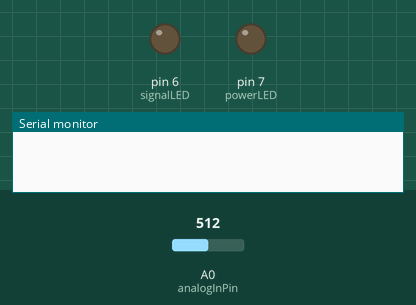
A sketch run on a simulated Arduino Uno, built with avr-gcc and run on an emulated ATmega328P. Parts: output pins drawn as LEDs (lit = HIGH), the last lines printed to the serial monitor. The inputs (shaded band) are chosen by the test bench; at power-on: A0 (analogInPin) = 512. Pins used as bus, display or sensor lines are not drawn.

Above: at 0.1 s.
At 4.2 s:
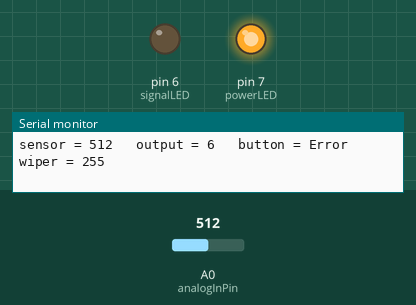
4.3 s: A0 (analogInPin) set to 541
7.3 s: A0 (analogInPin) set to 578
At 7.8 s:
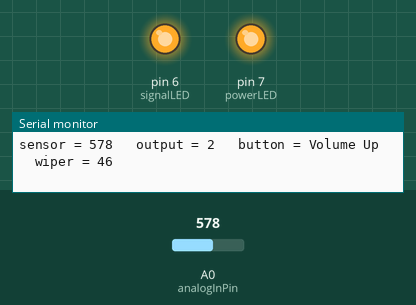
Timing chart, 0 to 10.3 s (numbered marks = the images above; inputs shaded):
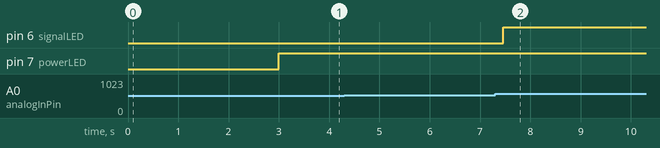

The sketch:

Steering_Column_Conrtoller.ino
```cpp
/*
  This code is designed for the translation of a steering column controller
  to a pioneer radio wired remote input.
  For layout schematics see attached files.
  ~Brainiac
*/
/*==========Included Libraries==========*/
#include <SPI.h>

/*==========Pin Definitions==========*/
int powerLED = 7;
int signalLED = 6;
const int analogInPin = A0;  // Analog input pin that the controller is attached to
int CS = 10;       //Digital output pin that the SPI slave selector is connected to
//Not on this list are the pre-defined SPI pins for CLK/SCLK and MOSI/DI

/*==========Variable Definitions==========*/
int sensorValue = 0;        // value read from the controller
int outputValue = 6;        // selector value for the outputValueMap function
int refreshRate = 2;       //milliseconds between polls
byte command = 0x11;        //command byte for MC41100
int value = 0;              //value byte for MC41100
int debugMode = 1;          //selector for debugging mode.  Change to 1 for debugging
String buttonPressed = "Error"; //string for debugging through Serial Monitor

/*==========Function Definitions==========*/
int digitalPotWrite()  //define the digitalPotWrite function with a "value" paramater
{
  digitalWrite(CS, LOW);  //tell the digital pot to listen
  SPI.transfer(command);  //call the type of message we are sending
  SPI.transfer(value);    //whatever we want to set the wiper between 0 and 255
  digitalWrite(CS, HIGH); //okay, message complete.
}

int outputValueMap() //define the outputValueMap function
{
  sensorValue = analogRead(analogInPin); //read the value of the analog input
  // The following if/else statements map the sensorValue to its corresponding outputValue.
  // It then calls the debugMap function to translate it for debugging
  if ((sensorValue >= 320) && (sensorValue <= 420))
  {
    outputValue = 1;
    debugMap();
  }
  else if ((sensorValue >= 560) && (sensorValue <= 660))
  {
    outputValue = 2;
    debugMap();
  }
  else if ((sensorValue >= 710) && (sensorValue <= 810))
  {
    outputValue = 3;
    debugMap();
  }
  else if ((sensorValue >= 811) && (sensorValue <= 880))
  {
    outputValue = 4;
    debugMap();
  }
  else if ((sensorValue >= 881) && (sensorValue <= 970))
  {
    outputValue = 5;
    debugMap();
  }
  else if ((sensorValue >= 971) && (sensorValue <= 1024))
  {
    outputValue = 6;
    debugMap();
  }
}

int debugMap() //defines the debugMap function
{
  switch (outputValue) //The following switch statement translates outputValue to a string
  {
  case 1:
    buttonPressed = "Volume Down";
    break;
  case 2:
    buttonPressed = "Volume Up";
    break;
  case 3:
    buttonPressed = "Seek Back";
    break;
  case 4:
    buttonPressed = "Seek Forward";
    break;
  case 5:
    buttonPressed = "Menu";
    break;
  case 6:
    buttonPressed = "No Input";
    break;
  default:
    buttonPressed = "Error";
    break;
  };
}

int debugOutput() //defines the debugOutput function
{
  switch(debugMode)
  {
    case 0:
      break;
    case 1:
      Serial.print("sensor = ");
      Serial.print(sensorValue);
      Serial.print("\t output = ");
      Serial.print(outputValue);
      Serial.print("\t button = ");
      Serial.print(buttonPressed);
      Serial.print("\t wiper = ");
      Serial.println(value);
      break;
  };
}

/*==========Setup==========*/
void setup() {
  switch (debugMode) {    //check if we are in debug mode
  case 0:                 //if not,
    break;                //do nothing.
  case 1:                 //if so,
    Serial.begin(9600);   //start the Serial Monitor
    break;
  };
  pinMode (powerLED, OUTPUT);
  pinMode (signalLED, OUTPUT);
  pinMode (CS, OUTPUT);   //set the slave select pin to an output
  SPI.begin();            //begin the SPI protocol
  /* Calibrate the potentiometer */
  value = 0x00;
  digitalPotWrite();  //set the wiper to the lowest point
  delay(1000);
  value = 0x80;
  digitalPotWrite();  //set the wiper to the midpoint
  delay(1000);
  value = 0xFF;
  digitalPotWrite();  //set the wiper to the highest point
  delay(1000);
}

/*==========Loop==========*/
void loop() {
  digitalWrite(powerLED, HIGH);
  switch (outputValue)
  {
    case 1:
      outputValueMap();
      value = 70;
      digitalPotWrite();
      debugOutput();
      digitalWrite(signalLED, HIGH);
      break;
    case 2:
      outputValueMap();
      value = 46;
      digitalPotWrite();
      debugOutput();
      digitalWrite(signalLED, HIGH);
      break;
    case 3:
      outputValueMap();
      value = 32;
      digitalPotWrite();
      debugOutput();
      digitalWrite(signalLED, HIGH);
      break;
    case 4:
      outputValueMap();
      value = 23;
      digitalPotWrite();
      debugOutput();
      digitalWrite(signalLED, HIGH);
      break;
    case 5:
      outputValueMap();
      value = 3;
      digitalPotWrite();
      debugOutput();
      digitalWrite(signalLED, HIGH);
      break;
    case 6:
      outputValueMap();
      value = 255;
      digitalPotWrite();
      debugOutput();
      digitalWrite(signalLED, LOW);
      break;
  };
  delay(refreshRate);
}
```

Measured:
- the behaviour switches between 559 and 560 on A0 (analogInPin) (found by bisection; images 1 and 2)
- after the input at 7.3 s, pin 6 (signalLED): LOW → HIGH after 0.16 s
